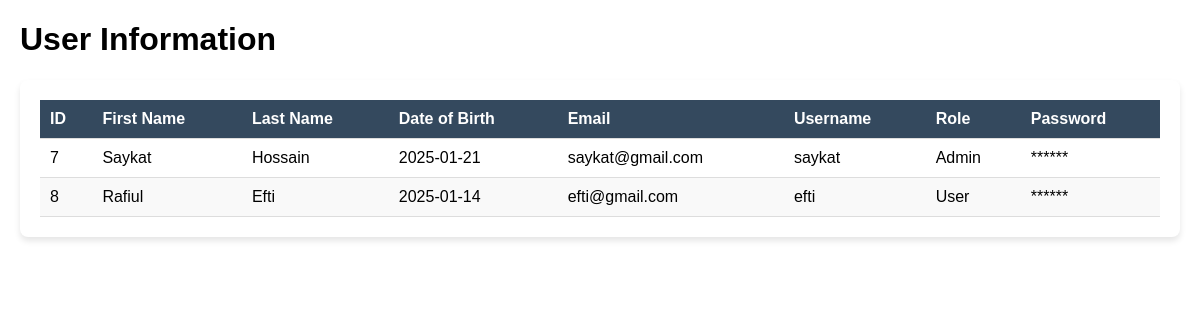
Page /SFBS/user_information.php on the committed database.
### tables this page shows
CREATE TABLE `user_info` (
  `id` int(100) NOT NULL,
  `first_name` text NOT NULL,
  `last_name` text NOT NULL,
  `dob` date NOT NULL,
  `email` text NOT NULL,
  `username` text NOT NULL,
  `role` text NOT NULL,
  `password` text NOT NULL
);

### SFBS/user_information.php (the view, shortened to what this page needs)
<!DOCTYPE html>
<html lang="en">
<head>
</head>
<body>
    <h1>User Information</h1>
    <div class="container">
        <div class="user-information">
            <table>
                <thead>
                    <tr>
                        <th>ID</th>
                        <th>First Name</th>
                        <th>Last Name</th>
                        <th>Date of Birth</th>
                        <th>Email</th>
                        <th>Username</th>
                        <th>Role</th>
                        <th>Password</th>
                    </tr>
                </thead>
                <tbody>
                    <?php
                    require_once 'db_connect.php';
                   $sql = "SELECT * FROM user_info";
                   $result = $conn->query($sql);
                    if ($result->num_rows > 0):
                        while ($row = $result->fetch_assoc()): ?>
                            <tr>
                                <td><?= htmlspecialchars($row['id']); ?></td>
                                <td><?= htmlspecialchars($row['first_name']); ?></td>
                                <td><?= htmlspecialchars($row['last_name']); ?></td>
                                <td><?= htmlspecialchars($row['dob']); ?></td>
                                <td><?= htmlspecialchars($row['email']); ?></td>
                                <td><?= htmlspecialchars($row['username']); ?></td>
                                <td><?= htmlspecialchars($row['role']); ?></td>
                                <td>******</td>
                            </tr>
                        <?php endwhile;
                    else: ?>
                        <tr>
                            <td colspan="8">No users found.</td>
                        </tr>
                    <?php endif;
                    ?>
                </tbody>
            </table>
        </div>
    </div>
</body>
</html>

### SFBS/user_information.php (style rules this page uses)
body { font-family: Arial, sans-serif; margin: 20px; }
.container { display: flex; gap: 50px; margin-top: 20px; }
.user-information { flex: 1; background-color: white; padding: 20px; border-radius: 8px; box-shadow: 0 4px 6px rgba(0, 0, 0, 0.1); overflow-y: auto; max-height: 500px; }
table { width: 100%; border-collapse: collapse; }
table th, table td { padding: 10px; text-align: left; border-bottom: 1px solid #ddd; }
table th { background-color: #34495e; color: white; }
table tr:nth-child(even) { background-color: #f9f9f9; }

### rows in the picture
user_info: id "7", first_name "Saykat", last_name "Hossain", dob "2025-01-21", email "saykat@gmail.com", username "saykat", role "Admin"
user_info: id "8", first_name "Rafiul", last_name "Efti", dob "2025-01-14", email "efti@gmail.com", username "efti", role "User"
